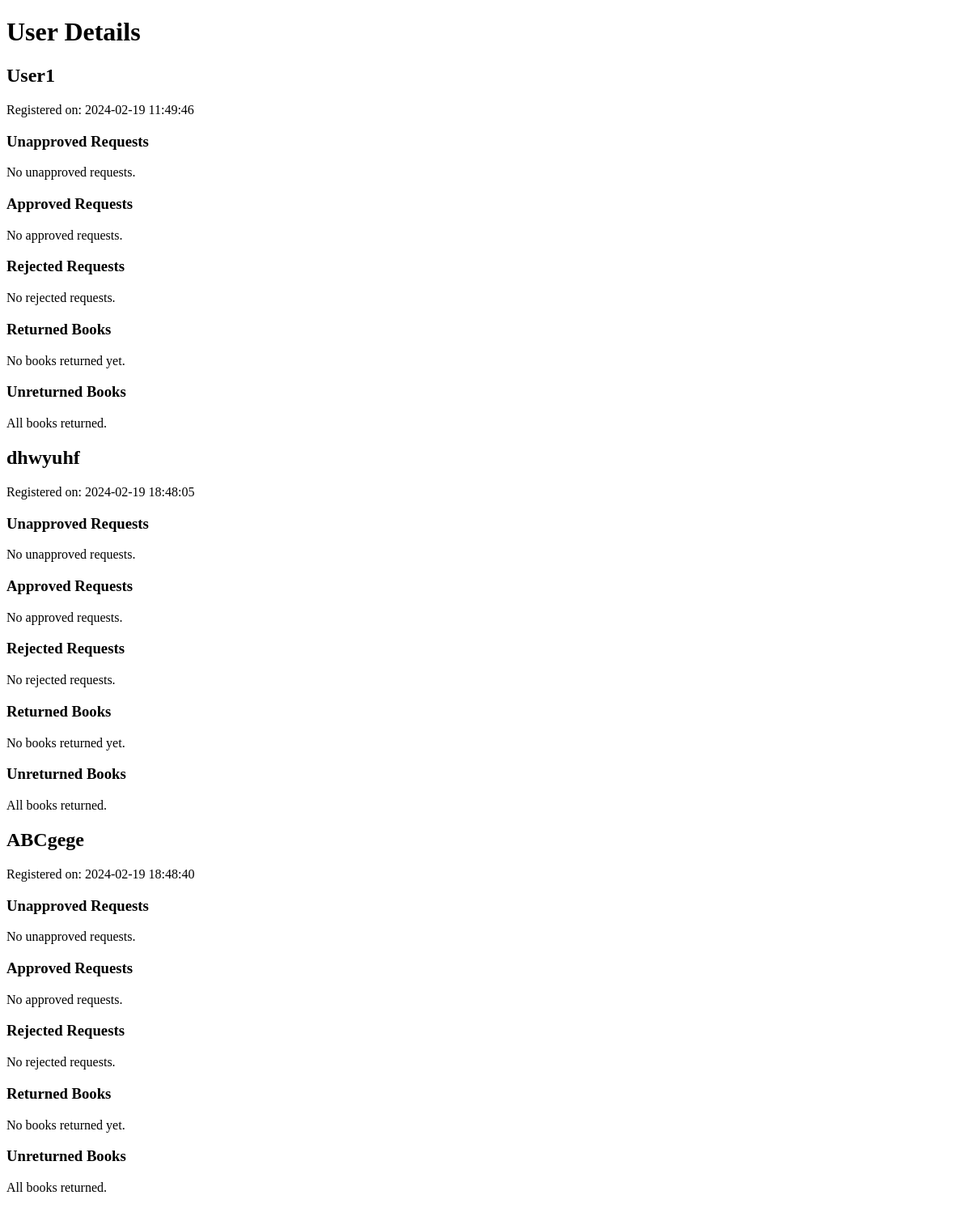
The page /users/details on the database as committed earlier.
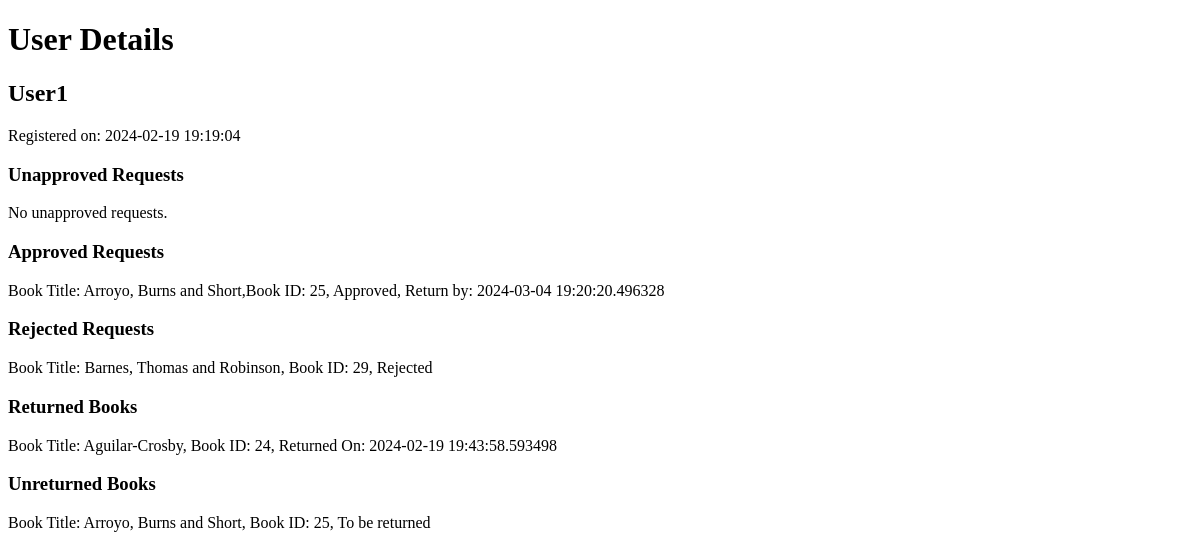
The same page on the database as committed later.
### models.py (models this page shows, shortened)
class User(db.Model):
    __table_name__ = "user"
    id = Column(Integer, primary_key=True)
    username = Column(String(50), unique=True, nullable=False)
    password = Column(String(50), nullable=False)
    email = Column(String(100), unique=True, nullable=True)
    t_register = Column(DateTime, default=datetime.utcnow)
    is_librarian = Column(Boolean, default=False)
    is_admin = Column(Boolean, default=False)
    user_books = db.relationship('UserBook', back_populates='user', lazy=True)

class UserBook(db.Model):
    __tablename__ = "userbook"
    id = Column(Integer, primary_key=True)
    user_id = Column(Integer, ForeignKey('user.id'), nullable=False)
    book_id = Column(Integer, ForeignKey('book.id'), nullable=False)
    t_request = Column(DateTime, default=datetime.utcnow, nullable=False)
    t_return = Column(DateTime, nullable=True)
    t_deadline = Column(DateTime, nullable=True)
    is_approved = Column(Boolean, default=False)
    is_rejected = Column(Boolean, default=False)
    user = db.relationship('User', back_populates='user_books')
    book = db.relationship('Book', back_populates='user_books')

class Book(db.Model):
    __table_name__ = "book"
    id = Column(Integer, primary_key=True)
    name = Column(String(100), nullable=False)
    content = Column(Text, nullable=False)
    author = Column(String(100), nullable=False)
    section_id = Column(Integer, ForeignKey('section.id'), nullable=False)
    user_books = db.relationship('UserBook', back_populates='book', lazy=True)

### app.py (the view)
@app.route('/users/details', methods=['GET'])
def view_users_details():
    users = User.query.filter(User.is_librarian == False, User.is_admin == False).all()
    if not users:
        return render_template('librarian/user_details.html', message="There are no active users registered.")
    for user in users:
        user.unapproved_requests = UserBook.query.filter_by(user_id=user.id, is_approved=False, is_rejected=False, t_return=None, t_deadline=None).all()
        user.approved_requests = UserBook.query.filter_by(user_id=user.id, is_approved=True).all()
        user.rejected_requests = UserBook.query.filter_by(user_id=user.id, is_rejected=True).all()
        user.returned_books = UserBook.query.filter(UserBook.user_id == user.id, UserBook.t_return.isnot(None)).all()
        user.unreturned_books = UserBook.query.filter_by(user_id=user.id, is_approved=True, t_return=None).all()
        user.book_details = [{'id': request.book_id, 'name': request.book.name} for request in user.unapproved_requests + user.approved_requests + user.rejected_requests + user.returned_books + user.unreturned_books]
    return render_template('librarian/user_details.html', users=users)

### templates/librarian/user_details.html (shortened to what this page needs)
<!DOCTYPE html>
<html lang="en">
<head>
</head>
<body>
    <h1>User Details</h1>
    {% for user in users %}
        <h2>{{ user.username }}</h2>
        <p>Registered on: {{ user.t_register.strftime('%Y-%m-%d %H:%M:%S') }}</p>
        <h3>Unapproved Requests</h3>
        {% for request in user.unapproved_requests %}
            <p>Book ID: {{ request.book_id }}, Requested On: {{ request.t_request }}</p>
        {% else %}
            <p>No unapproved requests.</p>
        {% endfor %}
        <h3>Approved Requests</h3>
        {% for request in user.approved_requests %}
            <p>Book Title: {{ request.book.name }},Book ID: {{ request.book_id }}, Approved, Return by: {{ request.t_deadline }}</p>
        {% else %}
            <p>No approved requests.</p>
        {% endfor %}
        <h3>Rejected Requests</h3>
        {% for request in user.rejected_requests %}
            <p>Book Title: {{ request.book.name }}, Book ID: {{ request.book_id }}, Rejected</p>
        {% else %}
            <p>No rejected requests.</p>
        {% endfor %}
        <h3>Returned Books</h3>
        {% for request in user.returned_books %}
            <p>Book Title: {{ request.book.name }}, Book ID: {{ request.book_id }}, Returned On: {{ request.t_return }}</p>
        {% else %}
            <p>No books returned yet.</p>
        {% endfor %}
        <h3>Unreturned Books</h3>
        {% for request in user.unreturned_books %}
            <p>Book Title: {{ request.book.name }}, Book ID: {{ request.book_id }}, To be returned</p>
        {% else %}
            <p>All books returned.</p>
        {% endfor %}
    {% endfor %}
</body>
</html>

Rows that differ between the two databases and show on the page:
removed User: username "dhwyuhf", t_register "2024-02-19 18:48:05"
removed User: username "ABCgege", t_register "2024-02-19 18:48:40"
changed User "User1": t_register "2024-02-19 11:49:46" → "2024-02-19 19:19:04"; no longer shows "No approved requests. No rejected requests. No books returned yet. All books returned."
added UserBook: book.name "Arroyo, Burns and Short", book_id "25", t_deadline "2024-03-04 19:20:20.496328"
added UserBook: book.name "Barnes, Thomas and Robinson", book_id "29"
added UserBook: book.name "Aguilar-Crosby", book_id "24", t_return "2024-02-19 19:43:58.593498"
